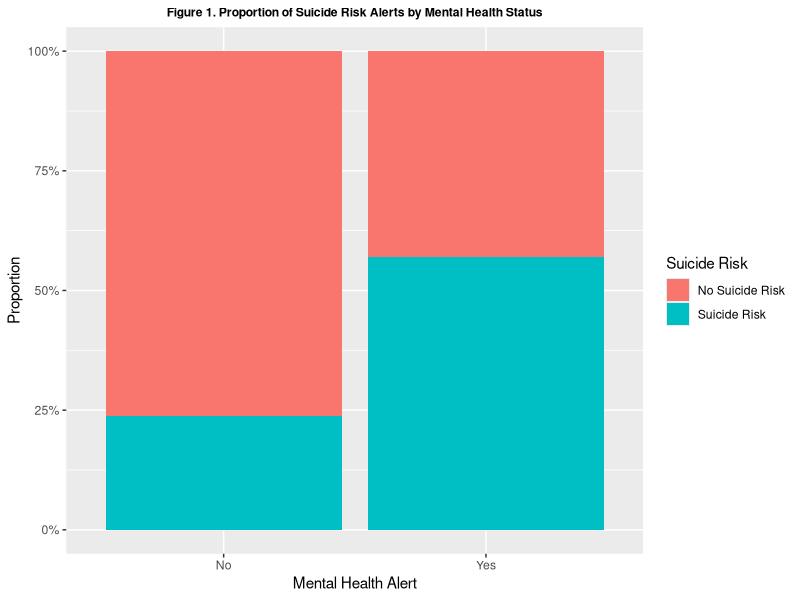
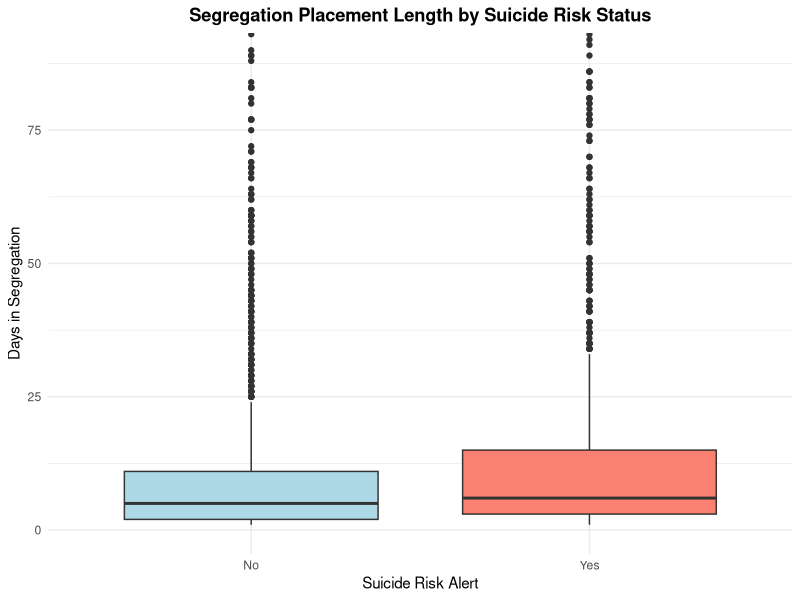

Source code (R) for these figures, in order:
## ---- chunk 1
knitr::opts_chunk$set(echo = TRUE)
## ---- chunk 2
library(tidyverse)
library(lubridate)
library(dplyr)
library(ggplot2)
library(knitr)
seg = read.csv("solgen-individuals-in-seg-2018.csv")
seg = seg %>% rename(Seg_length = Segregation.placement.length..in.days.) %>% 
  rename(Reason = Primary.reason.for.segregation)
## ---- chunk 3
mental_suicide = seg %>% group_by(Mental.health.alert, Suicide.risk.alert) %>%
  summarise(count = n(), .groups = "drop") %>%
  group_by(Mental.health.alert) %>% mutate(percentage = count/sum(count) * 100)

ggplot(mental_suicide, aes(x = factor(Mental.health.alert), 
                           y = percentage, 
                           fill = factor(Suicide.risk.alert, labels = c("No Suicide Risk", "Suicide Risk")))) +
  geom_bar(stat = "identity", position = "fill") +
  labs(title = "Figure 1. Proportion of Suicide Risk Alerts by Mental Health Status",
       x = "Mental Health Alert", 
       y = "Proportion",
       fill = "Suicide Risk") +
  scale_y_continuous(labels = scales::percent) +
  theme(plot.title = element_text(hjust = 0.5, face = "bold", size = rel(0.8)))
## ---- chunk 4
getting_outliers = function(seg_length){
  Q1 = quantile(seg_length, 0.25, na.rm = TRUE)
  Q3 = quantile(seg_length, 0.75, na.rm = TRUE)
  IQR = Q3 - Q1
  lower_bound = Q1 - 1.5 * IQR
  upper_bound = Q3 + 1.5 * IQR
  outliers = seg_length[seg_length > upper_bound | seg_length < lower_bound]
  return(list(outliers = outliers, upper_bound = upper_bound))
  
}

seg_no_risk = seg$Seg_length[seg$Suicide.risk.alert == "No"]
seg_yes_risk = seg$Seg_length[seg$Suicide.risk.alert == "Yes"]

outlier_no = getting_outliers(seg_no_risk)
outlier_yes = getting_outliers(seg_yes_risk)


outlier_table = data.frame(
  Suicide_Risk = c("No", "Yes"),
  Total_N = c(length(seg_no_risk), length(seg_yes_risk)),
  Outlier_Count = c(length(outlier_no$outliers), length(outlier_yes$outliers)),
  Outlier_Percent = c(round(length(outlier_no$outliers) / length(seg_no_risk) * 100, 1),
                      round(length(outlier_yes$outliers) / length(seg_yes_risk) * 100, 1)),
  Outlier_Range = c(paste(round(min(outlier_no$outliers), 1), "-", round(max(outlier_no$outliers), 1)),
                    paste(round(min(outlier_yes$outliers), 1), "-", round(max(outlier_yes$outliers), 1)))
)
kable(outlier_table, 
      caption = "Outlier Summary by Suicide Risk Status",
      col.names = c("Suicide Risk", "Total N", "Outlier Count", "Outlier (%)", "Outlier Range"),
      align = c('l', 'c', 'c', 'c', 'c'))
## ---- chunk 5
ggplot(seg, aes(x = factor(Suicide.risk.alert, labels = c("No", "Yes")), 
                          y = Seg_length)) +
  geom_boxplot(fill = c("lightblue", "salmon")) +
  coord_cartesian(ylim = c(0, quantile(seg$Seg_length, 0.95))) +
  labs(title = "Segregation Placement Length by Suicide Risk Status",
       x = "Suicide Risk Alert", 
       y = "Days in Segregation") +
  theme_minimal() +
  theme(plot.title = element_text(hjust = 0.5, face = "bold"))
## ---- chunk 6
seg_t_test = seg %>% mutate(Suicide_binary = case_when(Suicide.risk.alert == 'Yes' ~ 1, TRUE ~ 0))
t.test(Suicide_binary~Gender, data = seg_t_test,
alternative = "two.sided",
conf.level = 0.95,
var.equal=FALSE)
